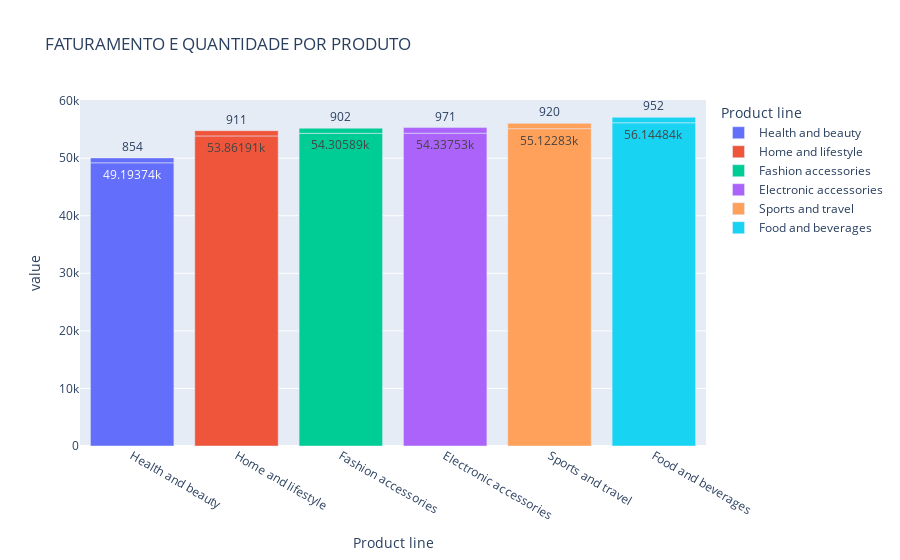

Notebook code cell kept with this figure:
### Code cell
Produto = Produto.sort_values("Total")
grafico_1 = px.bar(Produto, x="Product line", y=["Total","Quantity"], title="FATURAMENTO E QUANTIDADE POR PRODUTO", color="Product line", text_auto=True)
grafico_1.show()

### Figure 1 — Plotly figure (JSON) as saved in the notebook; plotly's stock layout.template omitted (floating-point values rounded to 4 significant figures)
{"data": [{"alignmentgroup": "True", "hovertemplate": "Product line=%{x}<br>value=%{y}<extra></extra>", "legendgroup": "Health and beauty", "marker": {"color": "#636efa", "pattern": {"shape": ""}}, "name": "Health and beauty", "offsetgroup": "Health and beauty", "orientation": "v", "showlegend": true, "textposition": "auto", "texttemplate": "%{y}", "type": "bar", "x": ["Health and beauty", "Health and beauty"], "xaxis": "x", "y": [49190.0, 854], "yaxis": "y"}, {"alignmentgroup": "True", "hovertemplate": "Product line=%{x}<br>value=%{y}<extra></extra>", "legendgroup": "Home and lifestyle", "marker": {"color": "#EF553B", "pattern": {"shape": ""}}, "name": "Home and lifestyle", "offsetgroup": "Home and lifestyle", "orientation": "v", "showlegend": true, "textposition": "auto", "texttemplate": "%{y}", "type": "bar", "x": ["Home and lifestyle", "Home and lifestyle"], "xaxis": "x", "y": [53860.0, 911], "yaxis": "y"}, {"alignmentgroup": "True", "hovertemplate": "Product line=%{x}<br>value=%{y}<extra></extra>", "legendgroup": "Fashion accessories", "marker": {"color": "#00cc96", "pattern": {"shape": ""}}, "name": "Fashion accessories", "offsetgroup": "Fashion accessories", "orientation": "v", "showlegend": true, "textposition": "auto", "texttemplate": "%{y}", "type": "bar", "x": ["Fashion accessories", "Fashion accessories"], "xaxis": "x", "y": [54310.0, 902], "yaxis": "y"}, {"alignmentgroup": "True", "hovertemplate": "Product line=%{x}<br>value=%{y}<extra></extra>", "legendgroup": "Electronic accessories", "marker": {"color": "#ab63fa", "pattern": {"shape": ""}}, "name": "Electronic accessories", "offsetgroup": "Electronic accessories", "orientation": "v", "showlegend": true, "textposition": "auto", "texttemplate": "%{y}", "type": "bar", "x": ["Electronic accessories", "Electronic accessories"], "xaxis": "x", "y": [54340.0, 971], "yaxis": "y"}, {"alignmentgroup": "True", "hovertemplate": "Product line=%{x}<br>value=%{y}<extra></extra>", "legendgroup": "Sports and travel", "marker": {"color": "#FFA15A", "pattern": {"shape": ""}}, "name": "Sports and travel", "offsetgroup": "Sports and travel", "orientation": "v", "showlegend": true, "textposition": "auto", "texttemplate": "%{y}", "type": "bar", "x": ["Sports and travel", "Sports and travel"], "xaxis": "x", "y": [55120.0, 920], "yaxis": "y"}, {"alignmentgroup": "True", "hovertemplate": "Product line=%{x}<br>value=%{y}<extra></extra>", "legendgroup": "Food and beverages", "marker": {"color": "#19d3f3", "pattern": {"shape": ""}}, "name": "Food and beverages", "offsetgroup": "Food and beverages", "orientation": "v", "showlegend": true, "textposition": "auto", "texttemplate": "%{y}", "type": "bar", "x": ["Food and beverages", "Food and beverages"], "xaxis": "x", "y": [56140.0, 952], "yaxis": "y"}], "layout": {"barmode": "relative", "legend": {"title": {"text": "Product line"}, "tracegroupgap": 0}, "title": {"text": "FATURAMENTO E QUANTIDADE POR PRODUTO"}, "xaxis": {"anchor": "y", "categoryarray": ["Health and beauty", "Home and lifestyle", "Fashion accessories", "Electronic accessories", "Sports and travel", "Food and beverages"], "categoryorder": "array", "domain": [0, 1], "title": {"text": "Product line"}}, "yaxis": {"anchor": "x", "domain": [0, 1], "title": {"text": "value"}}}}
